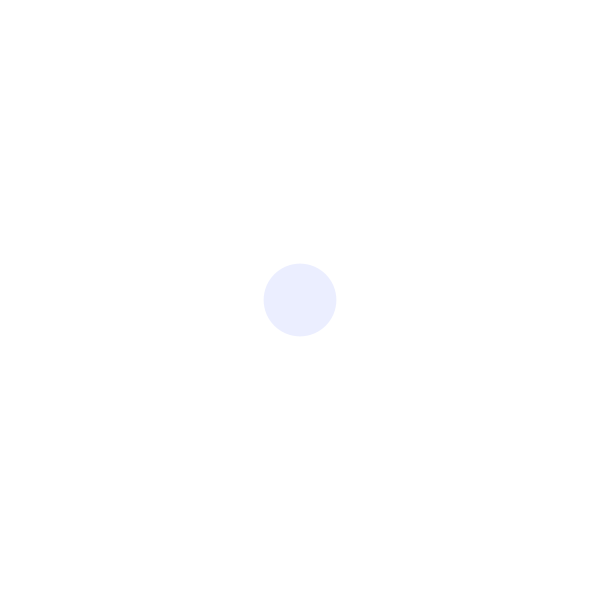
Frame 1 (no input)
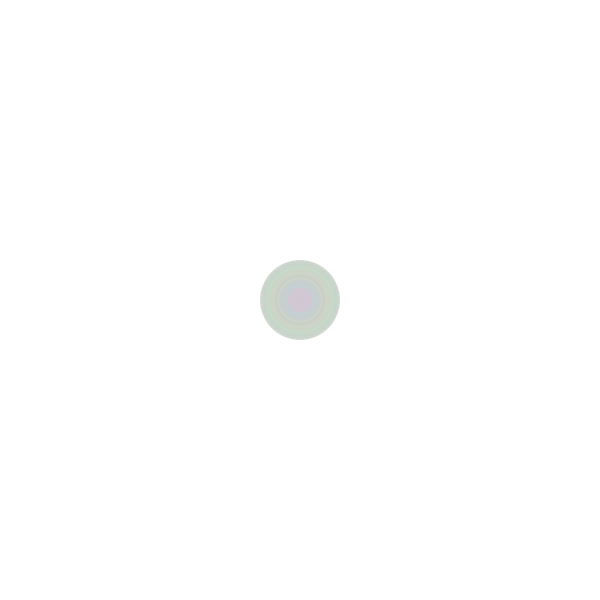
Frame 60 (the mouse pressed at the canvas centre just before this capture)
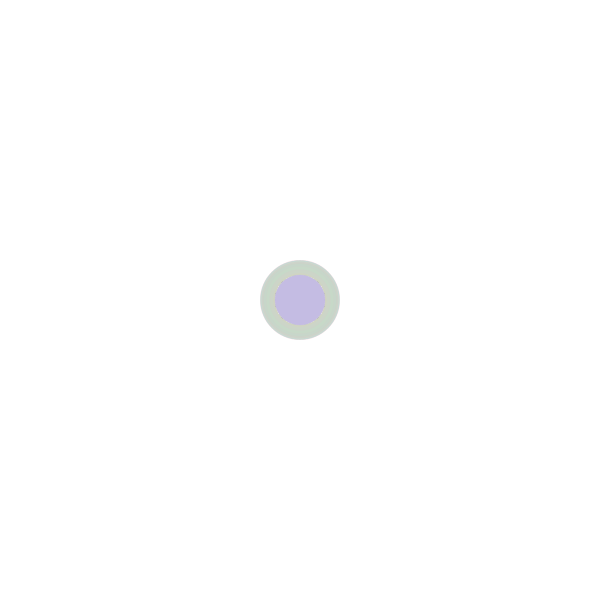
Frame 120 (the mouse held since frame 60 and released just before this capture)

The Processing sketch that drew these frames (run headless with seeded random() and noise(); from frame 60 on, the mouse is pressed at the canvas centre):

// Processing sketch: processing_41523
// ── processing_41523.pde

int counter;

void setup() {  //setup function called initially, only once
  size(600, 600);
  background(255);  //set background white
  colorMode(HSB);   //set colors to Hue, Saturation, Brightness mode
  counter = 1;
}

void draw() {  //draw function loops 
  counter++;
  noStroke();
  fill(random(255),100,255,50);
  
  if(mousePressed == true) { //add some interaction
    ellipse(mouseX, mouseY, 50, 50);
  }
  else {
    ellipse(width/2, height/2, 80*sin(counter), 80*sin(counter));
  }
}

                
                
